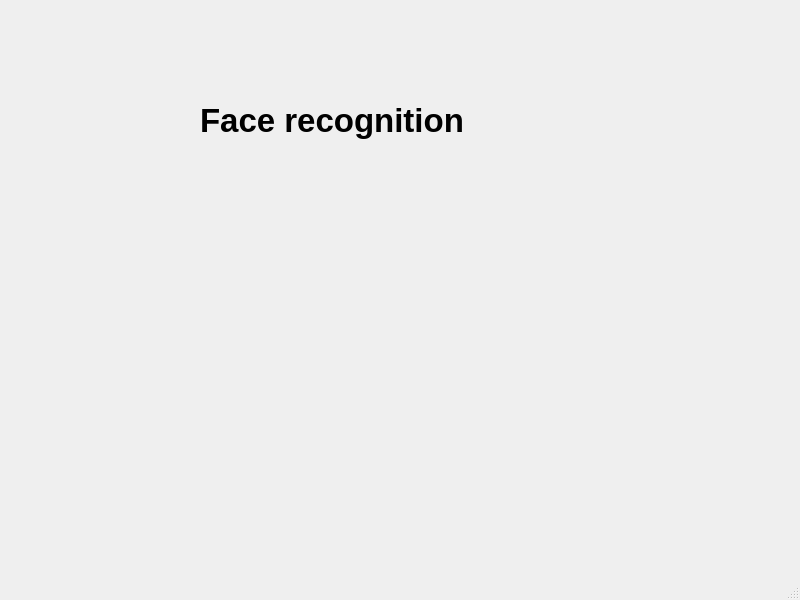
<?xml version="1.0" encoding="UTF-8"?>
<ui version="4.0">
 <class>MainWindow</class>
 <widget class="QMainWindow" name="MainWindow">
  <property name="geometry">
   <rect>
    <x>0</x>
    <y>0</y>
    <width>800</width>
    <height>600</height>
   </rect>
  </property>
  <property name="windowTitle">
   <string>MainWindow</string>
  </property>
  <property name="styleSheet">
   <string notr="true">border-image: url(:/new/icon/D:/image/bg.png);</string>
  </property>
  <widget class="QWidget" name="centralwidget">
   <widget class="QLabel" name="labelTitle">
    <property name="geometry">
     <rect>
      <x>200</x>
      <y>80</y>
      <width>361</width>
      <height>81</height>
     </rect>
    </property>
    <property name="font">
     <font>
      <pointsize>25</pointsize>
      <weight>75</weight>
      <bold>true</bold>
     </font>
    </property>
    <property name="styleSheet">
     <string notr="true">background-image: url(:/new/icon/D:/image/bg.png);</string>
    </property>
    <property name="text">
     <string>Face recognition</string>
    </property>
   </widget>
  </widget>
  <widget class="QMenuBar" name="menubar">
   <property name="geometry">
    <rect>
     <x>0</x>
     <y>0</y>
     <width>800</width>
     <height>26</height>
    </rect>
   </property>
  </widget>
  <widget class="QStatusBar" name="statusbar"/>
 </widget>
 <resources/>
 <connections/>
</ui>
